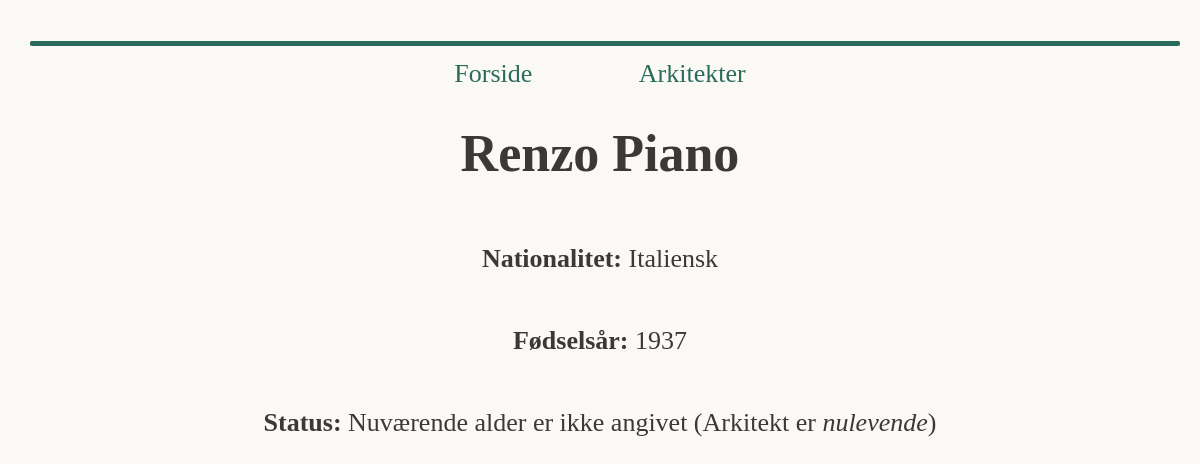
/architect?aid=2, run on the app's committed database.
### tables this page shows
CREATE TABLE architects (
    aid INTEGER PRIMARY KEY AUTOINCREMENT,
    name TEXT,
    nationality TEXT,
    birth NUMERIC,
    death NUMERIC,
    age NUMERIC
);

### app.py (the view)
@app.route("/architect")
def architect():
    architect_data = get_architect_info(int(request.args.get("aid", -1)))
    return render_template("architect.html", data=architect_data)

### app.py (called while the page is built)
def get_architect_info(aid):
    con = sqlite3.connect(DB_ARCHITECTS)
    con.row_factory = sqlite3.Row # <- så jeg kan bruge mine kolonnenavne direkte til bedre styling
    cur = con.cursor()
    query = "select * from architects where aid=?"
    cur.execute(query, (aid,))
    res = cur.fetchall()
    cur.close()
    con.close()
    return res[0]

### templates/architect.html (shortened to what this page needs)
{% extends "base.html" %}
{% block content %}
<body style="color: #3C3836;">
        <h1>{{ data[1] }}</h1>
        <p><strong>Nationalitet:</strong> {{ data[2] }}</p>
        <p><strong>Fødselsår:</strong> {{ data[3] }}</p>
        {% if data[4] %}
            <p><strong>Dødsår:</strong> {{ data[4] }} (Alder: {{ data[5] }} år)</p>
        {% else %}
            <p><strong>Status:</strong> Nuværende alder er ikke angivet (Arkitekt er <i>nulevende</i>)</p>
        {% endif %}
</body>
{% endblock %}

### static/main.css (style rules this page uses)
body { background-color: #FBF9F5; }

### data on the page
architects: name "Renzo Piano", nationality "Italiensk", birth "1937"
